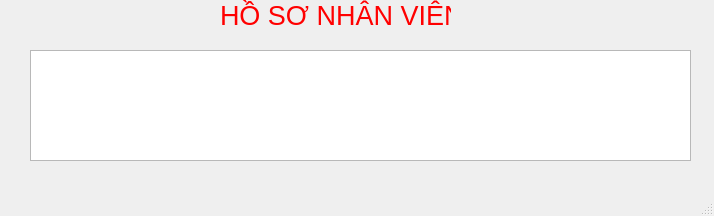
<?xml version="1.0" encoding="UTF-8"?>
<ui version="4.0">
 <class>staff_showinf4</class>
 <widget class="QMainWindow" name="staff_showinf4">
  <property name="geometry">
   <rect>
    <x>0</x>
    <y>0</y>
    <width>714</width>
    <height>216</height>
   </rect>
  </property>
  <property name="windowTitle">
   <string>MainWindow</string>
  </property>
  <widget class="QWidget" name="centralwidget">
   <widget class="QLabel" name="label">
    <property name="geometry">
     <rect>
      <x>220</x>
      <y>0</y>
      <width>231</width>
      <height>31</height>
     </rect>
    </property>
    <property name="text">
     <string>&lt;html&gt;&lt;head/&gt;&lt;body&gt;&lt;p&gt;&lt;span style=&quot; font-size:20pt; color:#ff0000;&quot;&gt;HỒ SƠ NHÂN VIÊN&lt;/span&gt;&lt;/p&gt;&lt;/body&gt;&lt;/html&gt;</string>
    </property>
   </widget>
   <widget class="QTableView" name="tableView_nv">
    <property name="geometry">
     <rect>
      <x>30</x>
      <y>50</y>
      <width>661</width>
      <height>111</height>
     </rect>
    </property>
   </widget>
  </widget>
  <widget class="QMenuBar" name="menubar">
   <property name="geometry">
    <rect>
     <x>0</x>
     <y>0</y>
     <width>714</width>
     <height>22</height>
    </rect>
   </property>
  </widget>
  <widget class="QStatusBar" name="statusbar"/>
 </widget>
 <resources/>
 <connections/>
</ui>
